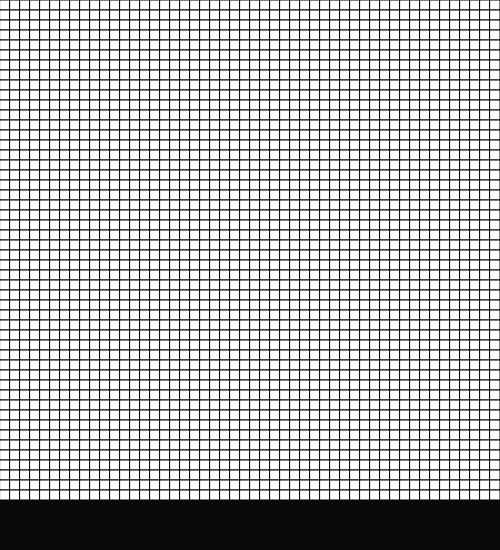
Frame 1 (no input)
Frame 60 (no input): identical to frame 1, image omitted
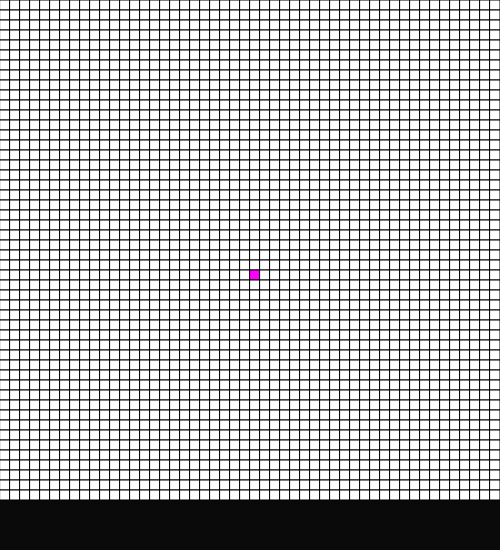
Frame 120 (the mouse pressed at the canvas centre since frame 60)

The p5.js sketch that drew these frames (run headless with seeded random() and noise() and a simulated clock; from frame 60 on, the mouse is pressed at the canvas centre):

// p5.js sketch
// ── sketch.js
var canvasSize = 500;
var gridSize = 50
var blockSize = canvasSize / gridSize
var newPathFinder = new PathManager(gridSize);
//newPathFinder.setStartPoint(9, 9);
//newPathFinder.setEndPoint(40, 40);
//newPathFinder.deactivatePoint(40, 9)
//newPathFinder.findPath();

var gameState = 1;

function setup() {
  createCanvas(canvasSize, canvasSize + 50);
  
  
}

function draw() {
    background(10, 10, 10);
    drawGrid(newPathFinder, blockSize);
    findButton();
    addBarriers();
    getMouseCoords();
}

function findButton() {
    if(gameState < 3){ return; }
    let buttonText = ""
    switch (gameState) {
        case 3:
            buttonText = "Find Path"
            break;
        case 4:
            buttonText = "Reset Grid"
            break;
        default:
            break;
    }
    textSize(20);

    fill(255,255,255);
    rect(350, 510, 140, 30, 10);

    fill(0, 200, 255);
    text(buttonText, 375, 530);
}

function addBarriers() {
    if (mouseIsPressed && gameState == 3) {
        mouseCoords = getMouseCoords();
        newPathFinder.deactivatePoint(mouseCoords[0], mouseCoords[1]);
    }
}

function mousePressed() {
    mouseCoords = getMouseCoords();
    switch (gameState) {
        case 1:
            if (newPathFinder.setStartPoint(mouseCoords[0], mouseCoords[1])) {
                gameState++;
            }
            break;
        case 2:
            if (newPathFinder.setEndPoint(mouseCoords[0], mouseCoords[1])) {
                gameState++;
            }
            break;
        case 3:
            if (350 <= mouseX && mouseX <= 490 && 510 <= mouseY && mouseY <= 540) {
                newPathFinder.findPath();
                gameState++;
            }
            break;
        case 4:
            if (350 <= mouseX && mouseX <= 490 && 510 <= mouseY && mouseY <= 540) {
                newPathFinder = new PathManager(gridSize);
                gameState = 1;
            }
            break;

        default:
            break;
    }
}

function getMouseCoords() {
    textSize(24);
    fill(255, 255, 255);
    let x = Math.floor(mouseX / blockSize);
    let y = Math.floor(mouseY / blockSize);
    mouseText = x + " " + y;
    //text(mouseText, 10, 525);

    return [x, y];
}

function drawGrid(pathFinder, size) {
    for (let x = 0; x < pathFinder.size; x++) {
        for (let y = 0; y < pathFinder.size; y++) {

            let c = color(255, 255, 255);

            let newPoint = pathFinder.grid[x][y];
            if (newPoint.active == false) {
                c = color(0, 0, 0);
            }
            else if (newPoint == pathFinder.startPoint || newPoint == pathFinder.endPoint) {
                c = color(255, 0, 255);
            }
            else if (pointInPath(newPoint, pathFinder.path)) {
                c = color(0, 250, 255);
            }

            fill(c);
            drawPoint(pathFinder.grid[x][y], size);
        }     
    }
}

function drawPoint(Point, size) {
    square(Point.coords.x*size, Point.coords.y*size, size)
}

function pointInPath(point, path) {
    for (let i = 0; i < path.length; i++) {
        if (point == path[i]) {
            return true;
        }
    }
    return false;
}
// ── pathFinder.js
/**
 * Name:            pathFinder.js
 * Description:     path finder class for creating a grid system with path finding via breadth first search method
 * Author:          Evan Soubliere
 */

 /**
  * Point is an abstract Point with coordinates used to fill a grid for a path finder.
  */
class Point{
    
    /**
     * Point constructor, sets coords as given x and y
     * @param  {int} xCoordinate
     * @param  {int} yCoordinate
     */
    constructor(xCoordinate, yCoordinate){
        this.coords = {x:xCoordinate, y:yCoordinate};
        this.foundFrom = null;
        this.searched = false;
        this.active = true;
    }
    /**
     * sets active variable for point to false
     */
    deactivate(){
        this.active = false
    }

}

/**
 * Path manager class which generates a grid given a specific size, of Point objects.
 * Used to find the shortest routh between 2 points.
 */
class PathManager{
    
    /**
     * PathManager constructor, takes size and generates grid with x and y equal to size
     * @param  {int} size
     */
    constructor(size){
        this.size = size;
        this.startPoint = null;
        this.endPoint = null;
        this.path = []
        this.queue = new Queue();
        this.isSearching = true;

        this.directions = [
            [0,-1],
            [1,0],
            [0,1],
            [-1,0]
        ]

        // setup the grid
        this.grid = [];

        for (let x = 0; x < this.size; x++) {
            let yGrid = [];
            for (let y = 0; y < this.size; y++) {
                yGrid.push(new Point(x, y));
            }
            this.grid.push(yGrid);
        }
    }
    
    /**
     * sets start point to the object in the grid at position x:y
     * @param  {int} x
     * @param  {int} y
     */
    setStartPoint(x, y){
        if (0 <= x && x < this.size && 0 <= y && y < this.size){
            this.startPoint = this.grid[x][y];
            return true;
        }
        else {
            return false;
        }
    }
    /**
     * sets end point to the object in the grid at position x:y
     * @param  {int} x
     * @param  {int} y
     */
    setEndPoint(x, y){
        if (0 <= x && x < this.size && 0 <= y && y < this.size){
            this.endPoint = this.grid[x][y];
            return true;
        }
        else {
            return false;
        }
    }
    
    /**
     * deactivates the point at position x:y
     * @param  {int} xCoord
     * @param  {int} yCoord
     */
    deactivatePoint(xCoord, yCoord){
        if (0 <= xCoord && xCoord < this.size && 0 <= yCoord && yCoord< this.size) {
            let newCoord = this.grid[xCoord][yCoord];
            if (newCoord != this.startPoint && newCoord != this.endPoint){
                this.grid[xCoord][yCoord].deactivate();
            }
        }
        
        
    }
    /**
     * finds the shortest route from the start position to the end position
     */
    findPath() {
        this.queue.enqueue(this.startPoint);
        // while the queue is not empty, continue searching
        while(this.queue.isEmpty() == false && this.isSearching == true) {
            
            let searchCenter = this.queue.dequeue();
            searchCenter.searched = true;
            this.haltIfEndFound(searchCenter);
            this.exploreNeighbours(searchCenter);
        }
        this.reversePath();
    }
    /**
     * checks if current searching point is the endpoint and halts searching if so
     * @param {Point} searchCenter 
     */
    haltIfEndFound(searchCenter) {
        if (searchCenter == this.endPoint) {
            this.isSearching = false;
        }
    }
    /**
     * Takes a Point and adds all adjacent Points on the grid to the queue
     * @param {POint} searchCenter 
     */
    exploreNeighbours(searchCenter) {
        this.directions.forEach(direction => {
            let exploreCoords = {x:direction[0] + searchCenter.coords.x, y:direction[1] + searchCenter.coords.y};

            if (0 <= exploreCoords.x  && exploreCoords.x < this.size && 0 <= exploreCoords.y && exploreCoords.y < this.size) {
                let searchPoint = this.grid[exploreCoords.x][exploreCoords.y];
                if (searchPoint.active == true && searchPoint.searched == false) {
                    
                    this.queue.enqueue(searchPoint);
                    searchPoint.foundFrom = searchCenter;
                    searchPoint.searched = true;
                }
            }
        });
    }
    /**
     * reverses the path from the endpoint and adds each Point from the foundFrom property to the Path list
     */
    reversePath() {
        let currentPoint = this.endPoint;
        while (currentPoint != this.startPoint) {
            this.path.push(currentPoint);
            if (currentPoint.foundFrom != null) {
                currentPoint = currentPoint.foundFrom;
            }
            else {
                currentPoint = this.startPoint;
            }
        }
    }
}
// ── queue.js
/**
 * Queue class used to create queues with first-in-first-out
 */
class Queue 
{ 
    /**
     * constructor, creates empty list
     */
    constructor() 
    { 
        this.items = []; 
    } 
    /**
     * adds element to the end of the list
     * @param {} element 
     */
    enqueue(element) 
    {     
        this.items.push(element); 
    } 
    /**
     * removes first item on the list, shifts all elements to the front, and returns given element
     */
    dequeue() 
    { 
        if(this.isEmpty()) 
            return false; 
        return this.items.shift(); 
    }
    /**
     * checks if queueu list is empty, returns true if empty
     */
    isEmpty() 
    { 
        // return true if the queue is empty. 
        return this.items.length == 0; 
    }
} 
